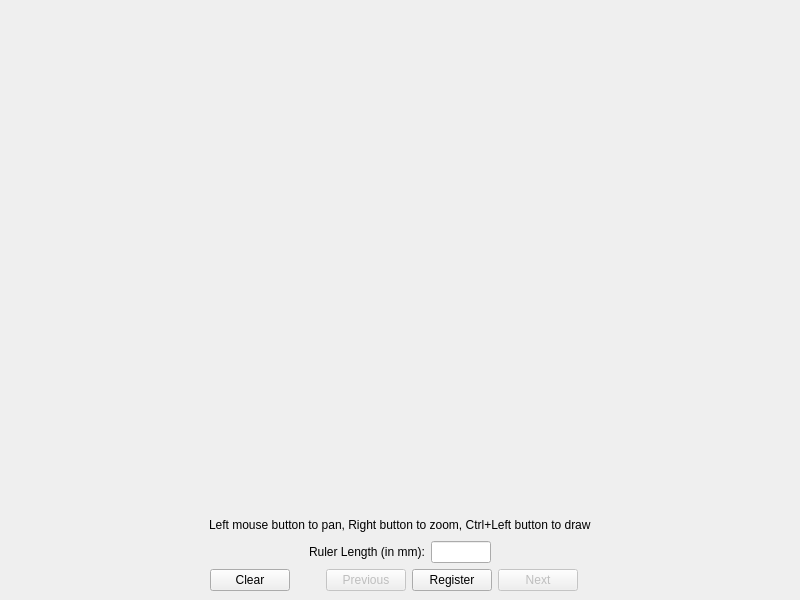
<?xml version="1.0" encoding="UTF-8"?>
<ui version="4.0">
 <class>MainWindow</class>
 <widget class="QMainWindow" name="MainWindow">
  <property name="geometry">
   <rect>
    <x>0</x>
    <y>0</y>
    <width>800</width>
    <height>600</height>
   </rect>
  </property>
  <property name="windowTitle">
   <string>MainWindow</string>
  </property>
  <widget class="QWidget" name="centralwidget">
   <layout class="QVBoxLayout" name="verticalLayout_2">
    <property name="spacing">
     <number>0</number>
    </property>
    <property name="leftMargin">
     <number>0</number>
    </property>
    <property name="topMargin">
     <number>0</number>
    </property>
    <property name="rightMargin">
     <number>0</number>
    </property>
    <property name="bottomMargin">
     <number>0</number>
    </property>
    <item>
     <widget class="WidgetImageView" name="widgetImageView" native="true">
      <property name="sizePolicy">
       <sizepolicy hsizetype="Preferred" vsizetype="Preferred">
        <horstretch>0</horstretch>
        <verstretch>1</verstretch>
       </sizepolicy>
      </property>
      <property name="minimumSize">
       <size>
        <width>200</width>
        <height>100</height>
       </size>
      </property>
     </widget>
    </item>
    <item>
     <widget class="QFrame" name="frame">
      <property name="frameShape">
       <enum>QFrame::NoFrame</enum>
      </property>
      <property name="frameShadow">
       <enum>QFrame::Raised</enum>
      </property>
      <layout class="QVBoxLayout" name="verticalLayout">
       <item>
        <layout class="QHBoxLayout" name="horizontalLayout_3">
         <item>
          <spacer name="horizontalSpacer_5">
           <property name="orientation">
            <enum>Qt::Horizontal</enum>
           </property>
           <property name="sizeHint" stdset="0">
            <size>
             <width>40</width>
             <height>20</height>
            </size>
           </property>
          </spacer>
         </item>
         <item>
          <widget class="QLabel" name="label_2">
           <property name="text">
            <string>Left mouse button to pan, Right button to zoom, Ctrl+Left button to draw</string>
           </property>
          </widget>
         </item>
         <item>
          <spacer name="horizontalSpacer_6">
           <property name="orientation">
            <enum>Qt::Horizontal</enum>
           </property>
           <property name="sizeHint" stdset="0">
            <size>
             <width>40</width>
             <height>20</height>
            </size>
           </property>
          </spacer>
         </item>
        </layout>
       </item>
       <item>
        <layout class="QHBoxLayout" name="horizontalLayout">
         <item>
          <spacer name="horizontalSpacer">
           <property name="orientation">
            <enum>Qt::Horizontal</enum>
           </property>
           <property name="sizeHint" stdset="0">
            <size>
             <width>40</width>
             <height>20</height>
            </size>
           </property>
          </spacer>
         </item>
         <item>
          <widget class="QLabel" name="label">
           <property name="text">
            <string>Ruler Length (in mm):</string>
           </property>
          </widget>
         </item>
         <item>
          <widget class="QLineEdit" name="lineEditRulerLength">
           <property name="maximumSize">
            <size>
             <width>60</width>
             <height>16777215</height>
            </size>
           </property>
          </widget>
         </item>
         <item>
          <spacer name="horizontalSpacer_2">
           <property name="orientation">
            <enum>Qt::Horizontal</enum>
           </property>
           <property name="sizeHint" stdset="0">
            <size>
             <width>40</width>
             <height>20</height>
            </size>
           </property>
          </spacer>
         </item>
        </layout>
       </item>
       <item>
        <layout class="QHBoxLayout" name="horizontalLayout_2">
         <item>
          <spacer name="horizontalSpacer_3">
           <property name="orientation">
            <enum>Qt::Horizontal</enum>
           </property>
           <property name="sizeHint" stdset="0">
            <size>
             <width>40</width>
             <height>20</height>
            </size>
           </property>
          </spacer>
         </item>
         <item>
          <widget class="QPushButton" name="pushButtonClear">
           <property name="text">
            <string>Clear</string>
           </property>
          </widget>
         </item>
         <item>
          <spacer name="horizontalSpacer_7">
           <property name="orientation">
            <enum>Qt::Horizontal</enum>
           </property>
           <property name="sizeType">
            <enum>QSizePolicy::Fixed</enum>
           </property>
           <property name="sizeHint" stdset="0">
            <size>
             <width>30</width>
             <height>6</height>
            </size>
           </property>
          </spacer>
         </item>
         <item>
          <widget class="QPushButton" name="pushButtonPrev">
           <property name="enabled">
            <bool>false</bool>
           </property>
           <property name="text">
            <string>Previous</string>
           </property>
          </widget>
         </item>
         <item>
          <widget class="QPushButton" name="pushButtonRegister">
           <property name="text">
            <string>Register</string>
           </property>
          </widget>
         </item>
         <item>
          <widget class="QPushButton" name="pushButtonNext">
           <property name="enabled">
            <bool>false</bool>
           </property>
           <property name="text">
            <string>Next</string>
           </property>
          </widget>
         </item>
         <item>
          <widget class="QLabel" name="labelIndex">
           <property name="text">
            <string/>
           </property>
          </widget>
         </item>
         <item>
          <spacer name="horizontalSpacer_4">
           <property name="orientation">
            <enum>Qt::Horizontal</enum>
           </property>
           <property name="sizeHint" stdset="0">
            <size>
             <width>40</width>
             <height>20</height>
            </size>
           </property>
          </spacer>
         </item>
        </layout>
       </item>
      </layout>
     </widget>
    </item>
   </layout>
  </widget>
  <widget class="QMenuBar" name="menubar">
   <property name="geometry">
    <rect>
     <x>0</x>
     <y>0</y>
     <width>800</width>
     <height>22</height>
    </rect>
   </property>
  </widget>
 </widget>
 <customwidgets>
  <customwidget>
   <class>WidgetImageView</class>
   <extends>QWidget</extends>
   <header location="global">WidgetImageView.h</header>
   <container>1</container>
  </customwidget>
 </customwidgets>
 <resources/>
 <connections/>
</ui>
